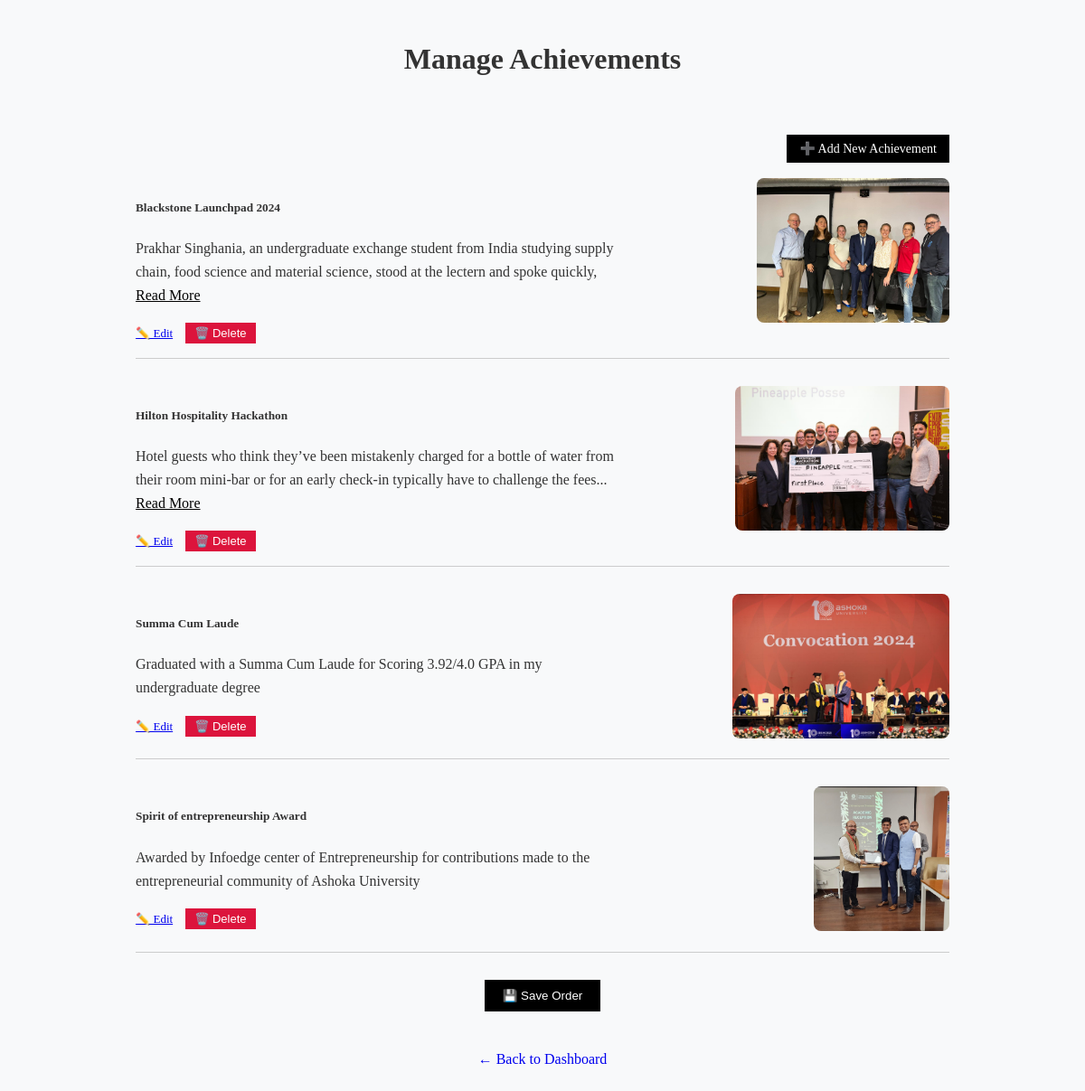
The app's page /admin/achievements (signed in) with its own data.
### tables this page shows
CREATE TABLE achievements (
            id INTEGER PRIMARY KEY AUTOINCREMENT,
            title TEXT NOT NULL,
            summary TEXT NOT NULL,
            link TEXT NOT NULL,
            image_filename TEXT
        , display_order INTEGER DEFAULT 0);

### app.py (the view)
@app.route("/admin/achievements")
@login_required
def admin_achievements():
    conn = get_db_connection()
    achievements = conn.execute("SELECT * FROM achievements ORDER BY display_order ASC, id DESC").fetchall()
    conn.close()
    return render_template("admin_achievements.html", achievements=achievements)

### app.py (called while the page is built)
def get_db_connection():
    conn = sqlite3.connect(DATABASE)
    conn.row_factory = sqlite3.Row
    return conn

def login_required(f):
    @wraps(f)
    def decorated_function(*args, **kwargs):
        if not session.get("admin_logged_in"):
            flash("Admin access required.", "warning")
            return redirect(url_for("admin_login"))
        return f(*args, **kwargs)
    return decorated_function

### templates/admin_achievements.html (shortened to what this page needs)
<!DOCTYPE html>
<html lang="en">
<head>
    <link rel="stylesheet" href="{{ url_for('static', filename='style.css') }}">
</head>
<body>
<header style="text-align: center; margin-top: 40px;">
    <h1 style="font-family: 'Times New Roman', serif;">Manage Achievements</h1>
</header>
<section style="max-width: 900px; margin: 40px auto; font-family: 'Times New Roman', serif;">
    <div style="text-align: right; margin-bottom: 20px;">
        <a href="{{ url_for('new_achievement') }}" style="padding: 8px 14px; background-color: black; color: white; text-decoration: none; font-size: 14px;">➕ Add New Achievement</a>
    </div>
    {% if achievements %}
        <ul id="achievement-list" style="list-style: none; padding: 0;">
            {% for ach in achievements %}
                <li data-id="{{ ach['id'] }}" style="margin-bottom: 30px; cursor: move;">
                    <div style="display: flex; justify-content: space-between; border-bottom: 1px solid #ccc; padding-bottom: 15px;">
                        <div style="width: 60%;">
                            <h5>{{ ach['title'] }}</h5>
                            <p>{{ ach['summary'] }}{% if ach['link'] %} <a href="{{ ach['link'] }}" target="_blank" style="color: black; text-decoration: underline;">Read More</a>{% endif %}</p>
                            <div style="margin-top: 10px;">
                                <a href="{{ url_for('edit_achievement', id=ach['id']) }}" style="margin-right: 10px; font-size: 13px;">✏️ Edit</a>
                                <form action="{{ url_for('delete_achievement', id=ach['id']) }}" method="POST" style="display: inline;">
                                    <button type="submit" style="background-color: crimson; color: white; border: none; padding: 4px 10px; font-size: 13px; cursor: pointer;">🗑️ Delete</button>
                                </form>
                            </div>
                        </div>
                        <div style="width: 35%; text-align: right;">
                            {% if ach['image_filename'] %}
                                <img src="{{ url_for('static', filename='uploads/' ~ ach['image_filename']) }}" alt="{{ ach['title'] }}" style="max-width: 100%; height: 160px; border-radius: 8px;">
                            {% endif %}
                        </div>
                    </div>
                </li>
            {% endfor %}
        </ul>
        <div style="text-align: center; margin-top: 20px;">
            <button onclick="saveOrder()" style="background-color: black; color: white; padding: 10px 20px; border: none;">💾 Save Order</button>
        </div>
    {% else %}
        <p>No achievements added yet.</p>
    {% endif %}
    <div style="text-align: center; margin-top: 40px;">
        <a href="{{ url_for('admin_dashboard') }}" style="text-decoration: none;">← Back to Dashboard</a>
    </div>
</section>
</body>
</html>

### static/style.css (style rules this page uses)
body { font-family: Arial, sans-serif; margin: 0; padding: 0; background-color: #f8f9fa; color: #333; line-height: 1.6; }
section { max-width: 800px; margin: auto; padding: 20px; }

### records on screen
achievements: title "Blackstone Launchpad 2024", summary "Prakhar Singhania, an undergraduate exchange student from India studying supply chain, food science and material science, stood at the lectern and spoke quickly,", image_filename (picture)
achievements: title "Hilton Hospitality Hackathon", summary "Hotel guests who think they’ve been mistakenly charged for a bottle of water from their room mini-bar or for an early check-in typically have to challenge the fees...", image_filename (picture)
achievements: title "Summa Cum Laude", summary "Graduated with a Summa Cum Laude for Scoring 3.92/4.0 GPA in my undergraduate degree", image_filename (picture)
achievements: title "Spirit of entrepreneurship Award", summary "Awarded by Infoedge center of Entrepreneurship for contributions made to the entrepreneurial community of Ashoka University", image_filename (picture)
